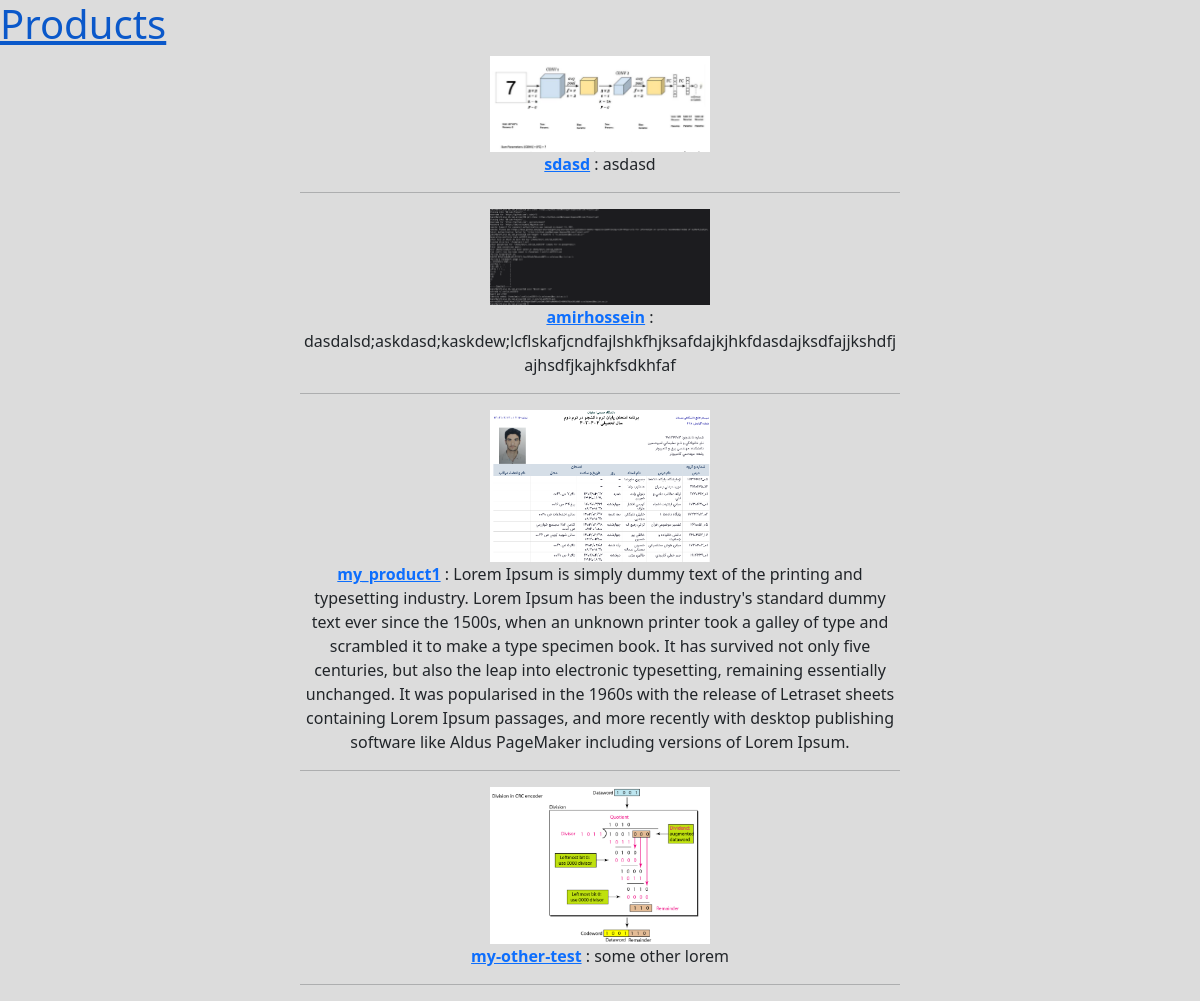
The app's page /, older data.
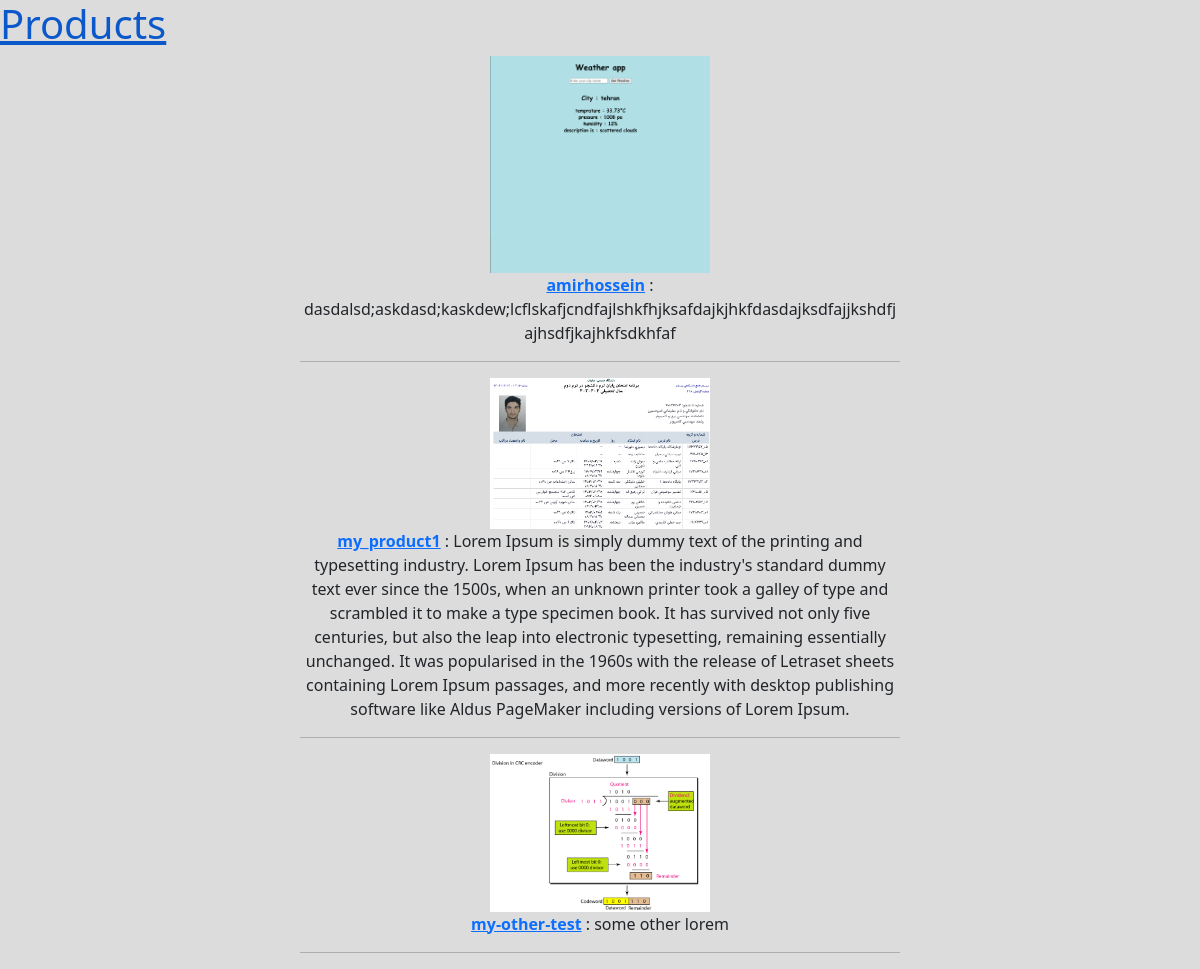
The same page, newer data.
### gallery/models.py (models this page shows, shortened)
class Product(models.Model):
    name = models.CharField(max_length=255)
    description = models.TextField()
    image = models.ImageField(upload_to='products/')

### gallery/views.py (the view)
# urls.py: path('' ,views.list_products , name="index_page"),
def list_products(request):
    products = Product.objects.all()
    context = {
        'products' : products
    }
    return render(request , 'gallery/index.html' ,context )

### gallery/templates/gallery/index.html (shortened to what this page needs)
{% load static %}
<!DOCTYPE html>
<html>
<head>
<link href="https://cdn.jsdelivr.net/npm/bootstrap@5.3.3/dist/css/bootstrap.min.css" rel="stylesheet">
</head>
<body>
    <h1><a href="{% url 'index_page' %}">Products</a></h1>
    {% for i in products %}
        <div class="product">
            <img src="{{ i.image.url }}" alt="{{ i.name }}" width="220"> <br>
            <a href="{% url 'product_detail' i.pk %}"><b>{{i.name}}</b></a> :
            {{i.description}} <br>
            <hr>
        </div>
    {% endfor %}
</body>
</html>

Row changes from the older to the newer data that the page shows:
removed Product: image (picture), name "sdasd", description "asdasd"
changed Product "amirhossein": image: a different picture
